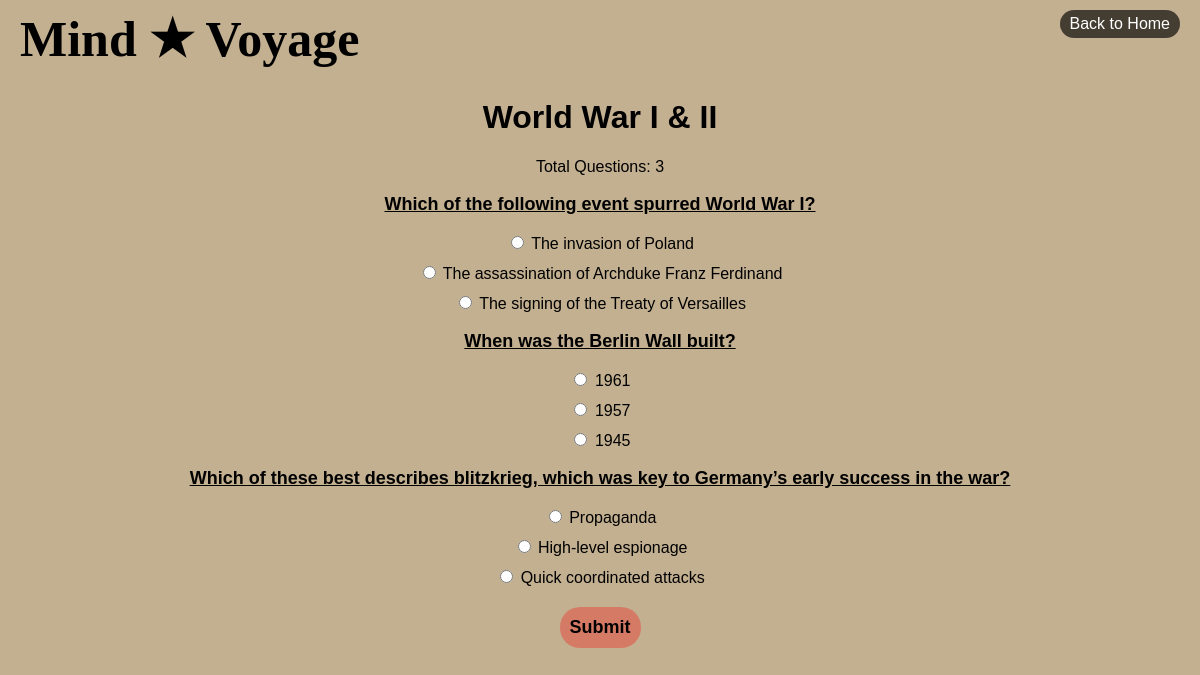
The app's page /quiz_app/quiz/11/ with its own data.
### quiz_app/models.py (models this page shows, shortened)
class Quiz(models.Model):
    CATEGORY_CHOICES = [
    ('Science', 'Science'),
    ('History', 'History'),
    ]
    title = models.CharField(max_length=200)
    category = models.CharField(max_length=50, choices=CATEGORY_CHOICES)  # Added category
    total_score = models.IntegerField(default=50)
    created_by = models.ForeignKey(User, on_delete=models.CASCADE)

class Question(models.Model):
    quiz = models.ForeignKey(Quiz, on_delete=models.CASCADE, related_name="questions")
    text = models.TextField()
    score = models.IntegerField(default=10)

class Answer(models.Model):
    question = models.ForeignKey(Question, on_delete=models.CASCADE, related_name="answers")
    text = models.CharField(max_length=200)
    is_correct = models.BooleanField(default=False)

### quiz_app/views.py (the view)
# urls.py: path('quiz/<int:quiz_id>/', views.quiz, name='quiz'),
def quiz(request, quiz_id):
    quiz = get_object_or_404(Quiz, id=quiz_id)
    questions = quiz.questions.all().order_by("?")  # Randomize questions
    if request.method == 'POST':
        result = Result.objects.create(
            user=request.user, quiz=quiz, attempted_at=timezone.now()
            )
        user_score = 0
        for question in questions:
            correct_answer = question.answers.filter(is_correct=True).first()
            user_answer_id = request.POST.get(f'question_{question.id}')
            answer = question.answers.filter(id=user_answer_id).first()
            if answer:
                UserAnswer.objects.create(
                    result=result, question=question, answer=answer
                    )
            if str(correct_answer.id) == user_answer_id:
                user_score += question.score
        result.score=user_score
        result.save()
        return redirect('result', result_id=result.id)
    elif request.method == 'GET':
        context = {'quiz': quiz, 'questions': questions}
        return render(request, 'quiz.html', context)

### quiz_app/templates/quiz.html (shortened to what this page needs)
{% load static %}
<!DOCTYPE html>
<html lang="en">
<head>
    <link rel="stylesheet" href="{% static 'css/quiz.css' %}">
</head>
<body>
    <header>
        <div class="logo">Mind ★ Voyage</div>
        <a href="{% url 'index' %}" class="back">Back to Home</a>
    </header>
    <h1>{{ quiz.title }}</h1>
    <p>Total Questions: {{ quiz.questions.count }}</p>
    <form method="POST">
        {% for question in quiz.questions.all %}
            <p class="question_text">{{ question.text }}</p>
            {% for answer in question.answers.all %}
                <label>
                    <input type="radio" name="question_{{ question.id }}" value="{{ answer.id }}" required>
                    {{ answer.text }}
                </label>
            {% endfor %}
        {% endfor %}
        <div style="margin-top: 20px;">
            <button type="submit" class="submit">Submit</button>
        </div>
    </form>
</body>
</html>

### static/css/quiz.css (style rules this page uses)
body { font-family: Arial, sans-serif; background: #C3B091; color: black; text-align: center; margin: 0; padding: 0; }
header { display: flex; justify-content: space-between; align-items: flex-start; padding: 10px 20px; background-color: #C3B091; }
.logo { font-family: fantasy; font-size: 50px; font-weight: bold; }
.back { color: white; text-decoration: none; background: rgba(0, 0, 0, 0.65); padding: 5px 10px; border-radius: 20px; cursor: pointer; }
.submit { color: black; background-color: rgba(255, 0, 0, 0.3); border-radius: 20px; border: none; padding: 10px; font-size: large; font-weight: bold; }
.question_text { font-size: large; font-weight: bold; text-decoration: underline; }
form label { display: block; margin-bottom: 10px; text-align: center; }

### records on screen
Quiz: title "World War I & II", questions.count "3"
Question: text "Which of the following event spurred World War I?"
Answer: text "The invasion of Poland"
Answer: text "The assassination of Archduke Franz Ferdinand"
Answer: text "The signing of the Treaty of Versailles"
Question: text "When was the Berlin Wall built?"
Answer: text "1961"
Answer: text "1957"
Answer: text "1945"
Question: text "Which of these best describes blitzkrieg, which was key to Germany’s early success in the war?"
Answer: text "Propaganda"
Answer: text "High-level espionage"
Answer: text "Quick coordinated attacks"
